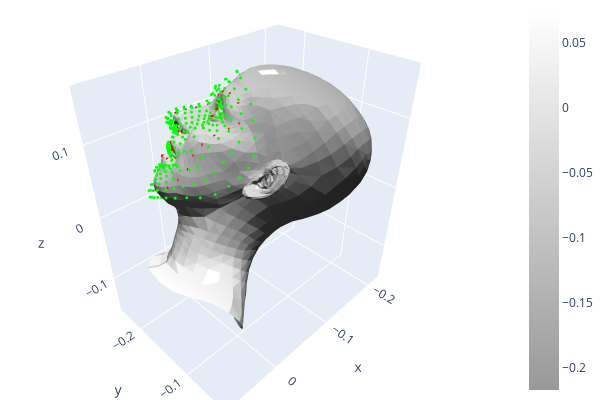

The cell this chart's notebook holds for it:
### Code cell
from src.visualization.visualize_mesh import visualize_mesh
visualize_mesh([Mesh,Flame_landmarks,landmark])
